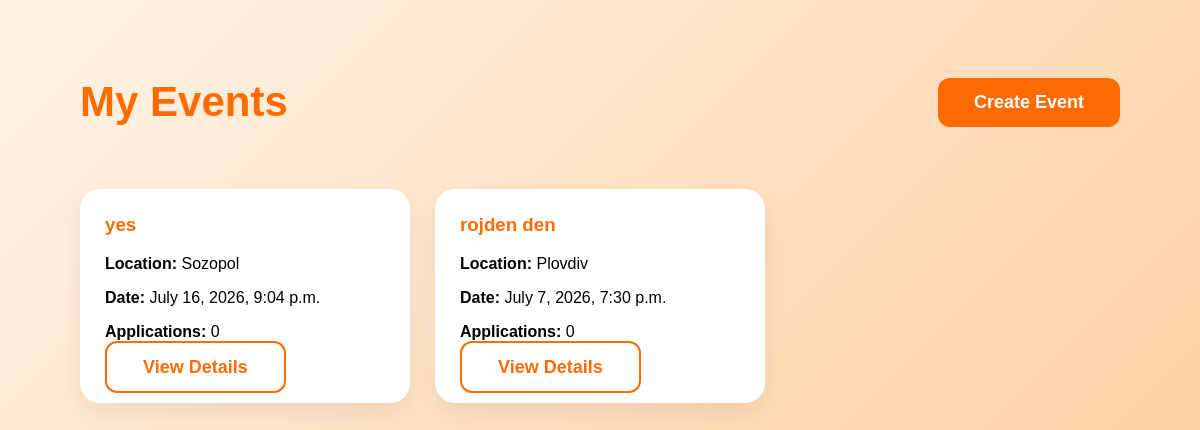
/events/my/ (signed in), run on the app's committed database.
### events/models.py (models this page shows, shortened)
class Event(models.Model):
    CATEGORY_CHOICES = [
        ("sport", "Sport"),
        ("party", "Party"),
        ("festival", "Festival"),
        ("hiking", "Hiking"),
        ("cinema", "Cinema"),
        ("concert", "Concert"),
        ("games", "Board Games"),
        ("other", "Other"),
    ]
    organizer = models.ForeignKey(
        User,
        on_delete=models.CASCADE,
        related_name="created_events"
    )
    title = models.CharField(max_length=100)
    description = models.TextField()
    category = models.CharField(
        max_length=50,
        choices=CATEGORY_CHOICES
    )
    location = models.CharField(max_length=150)
    date_time = models.DateTimeField()
    max_participants = models.PositiveIntegerField()
    is_adults_only = models.BooleanField(default=False)
    created_at = models.DateTimeField(auto_now_add=True)

### events/views.py (the view)
# urls.py: path("my/", views.my_events_view, name="my_events"),
@login_required
def my_events_view(request):
    events = Event.objects.filter(
        organizer=request.user
    ).order_by("-date_time")
    return render(
        request,
        "events/my_events.html",
        {
            "events": events
        }
    )

### events/templates/events/my_events.html
{% extends "base.html" %}
{% block content %}
<div class="page-container">
    <div class="page-header">
        <h1>My Events</h1>
        <a href="{% url 'create_event' %}" class="btn btn-primary">Create Event</a>
    </div>
    <div class="event-grid">
        {% for event in events %}
            <div class="event-card">
                <h3>{{ event.title }}</h3>
                <p><strong>Location:</strong> {{ event.location }}</p>
                <p><strong>Date:</strong> {{ event.date_time }}</p>
                <p><strong>Applications:</strong> {{ event.applications.count }}</p>
                <a href="{% url 'event_details' event.id %}" class="btn btn-outline">
                    View Details
                </a>
            </div>
        {% empty %}
            <div class="event-card">
                <h3>No events created yet</h3>
                <p>Create your first event and invite people to join.</p>
            </div>
        {% endfor %}
    </div>
</div>
{% endblock %}

### accounts/static/css/style.css (style rules this page uses)
body { margin: 0; font-family: Arial, sans-serif; background: linear-gradient(135deg, #fff3e6, #ffd1a3); }
.btn { text-decoration: none; padding: 14px 36px; border-radius: 12px; font-size: 18px; font-weight: bold; }
.btn-primary { background: #ff6b00; color: white; }
.btn-outline { border: 2px solid #ff6b00; color: #ff6b00; }
.page-container { padding: 50px 80px; }
.page-header { display: flex; justify-content: space-between; align-items: center; margin-bottom: 35px; }
.page-header h1 { color: #ff6b00; font-size: 42px; }
.event-grid { display: grid; grid-template-columns: repeat(3, 1fr); gap: 25px; }
.event-card { background: white; padding: 25px; border-radius: 20px; box-shadow: 0 10px 25px rgba(0,0,0,0.07); }
.event-card h3 { color: #ff6b00; margin-top: 0; }

### data on the page
Event: title "yes", location "Sozopol", date_time "July 16, 2026, 9:04 p.m.", applications.count "0"
Event: title "rojden den", location "Plovdiv", date_time "July 7, 2026, 7:30 p.m.", applications.count "0"
